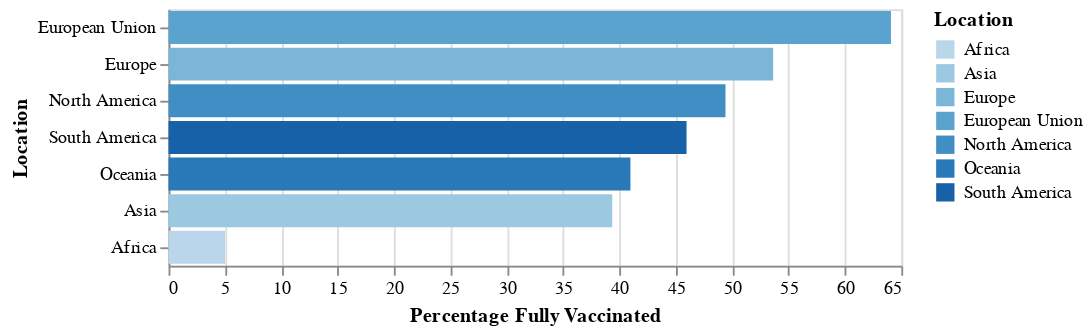

The notebook cell this image was saved under:
### Code cell
plots.plot_bars(full_vaccinations_by_continents, 'Percentage Fully Vaccinated:Q', 'Location:O', plot_type = plots.PLOT_TYPES.FULLY_VACCINATED)

### Figure 1 — Vega-Lite specification as saved in the notebook (floating-point values rounded to 4 significant figures)
{"config": {"view": {"continuousWidth": 400, "continuousHeight": 300}}, "data": {"name": "data-83028f03f0d7a9d3a480b30c5dff2af3"}, "mark": "bar", "encoding": {"color": {"type": "ordinal", "field": "Location"}, "tooltip": [{"type": "nominal", "field": "Collection Date"}, {"type": "quantitative", "field": "Population"}, {"type": "nominal", "field": "Location"}, {"type": "quantitative", "field": "People Fully Vaccinated"}, {"type": "quantitative", "field": "Percentage Fully Vaccinated"}], "x": {"type": "quantitative", "field": "Percentage Fully Vaccinated"}, "y": {"type": "ordinal", "field": "Location", "sort": null}}, "$schema": "https://vega.github.io/schema/vega-lite/v4.8.1.json", "datasets": {"data-83028f03f0d7a9d3a480b30c5dff2af3": [{"Location": "European Union", "Collection Date": "2021-10-15", "Total Vaccinations": 578700000.0, "People Vaccinated": 304700000.0, "People Fully Vaccinated": 286600000.0, "Population": 447200000.0, "Percentage Fully Vaccinated": 64.08}, {"Location": "Europe", "Collection Date": "2021-10-15", "Total Vaccinations": 822500000.0, "People Vaccinated": 432500000.0, "People Fully Vaccinated": 401700000.0, "Population": 749000000.0, "Percentage Fully Vaccinated": 53.63}, {"Location": "North America", "Collection Date": "2021-10-15", "Total Vaccinations": 649200000.0, "People Vaccinated": 354000000.0, "People Fully Vaccinated": 294700000.0, "Population": 596600000.0, "Percentage Fully Vaccinated": 49.4}, {"Location": "South America", "Collection Date": "2021-10-15", "Total Vaccinations": 474400000.0, "People Vaccinated": 280000000.0, "People Fully Vaccinated": 199500000.0, "Population": 434300000.0, "Percentage Fully Vaccinated": 45.95}, {"Location": "Oceania", "Collection Date": "2021-10-15", "Total Vaccinations": 40870000.0, "People Vaccinated": 23170000.0, "People Fully Vaccinated": 17710000.0, "Population": 43220000.0, "Percentage Fully Vaccinated": 40.97}, {"Location": "Asia", "Collection Date": "2021-10-15", "Total Vaccinations": 4480000000.0, "People Vaccinated": 2541000000.0, "People Fully Vaccinated": 1841000000.0, "Population": 4678000000.0, "Percentage Fully Vaccinated": 39.36}, {"Location": "Africa", "Collection Date": "2021-10-15", "Total Vaccinations": 171100000.0, "People Vaccinated": 104800000.0, "People Fully Vaccinated": 68830000.0, "Population": 1373000000.0, "Percentage Fully Vaccinated": 5.011}]}}
